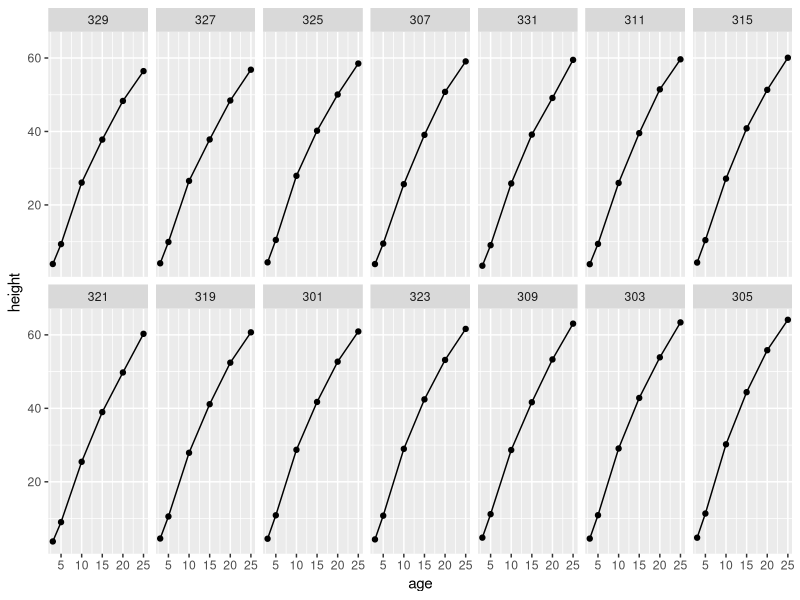
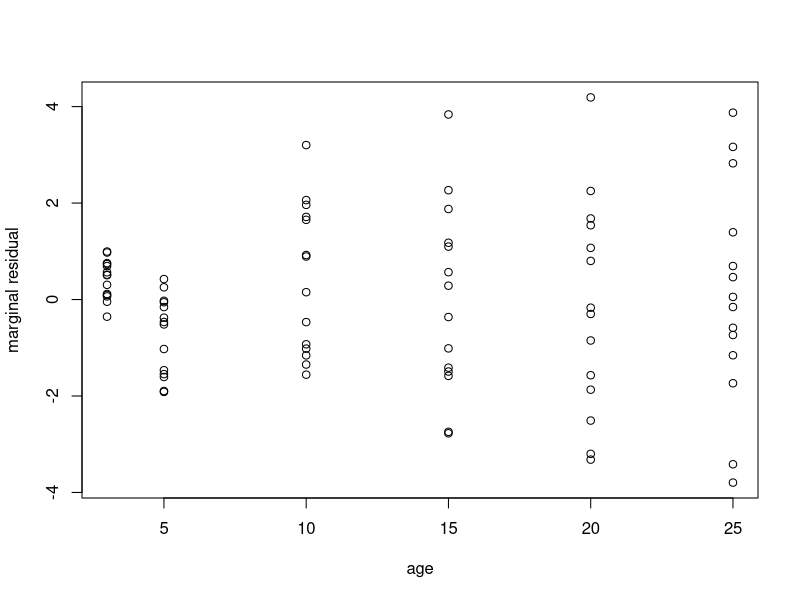
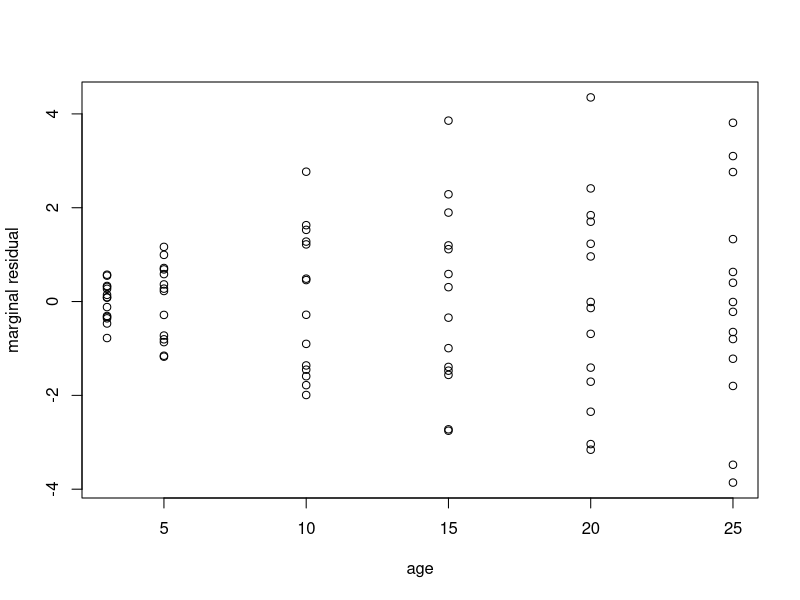
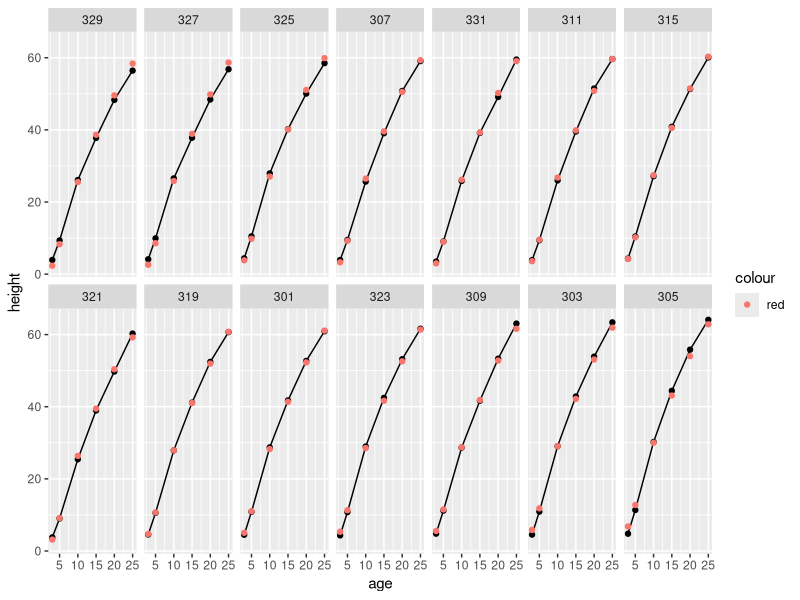
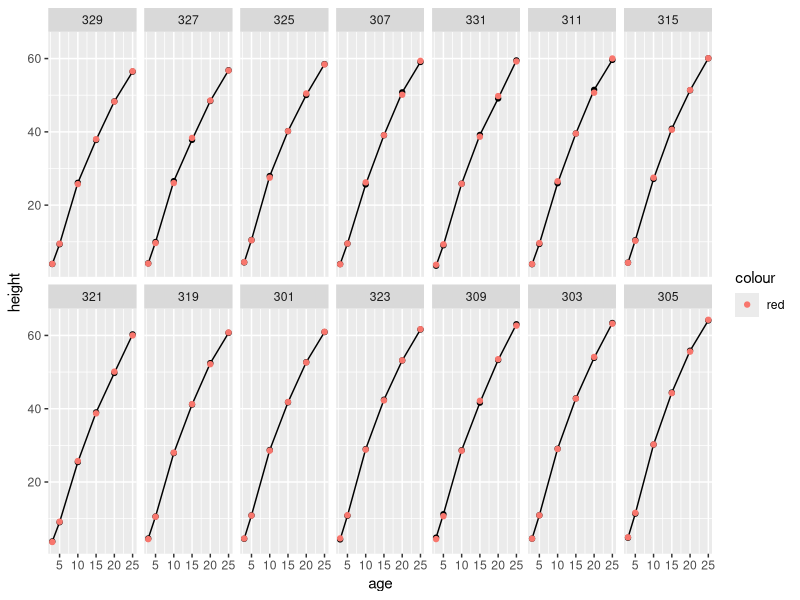
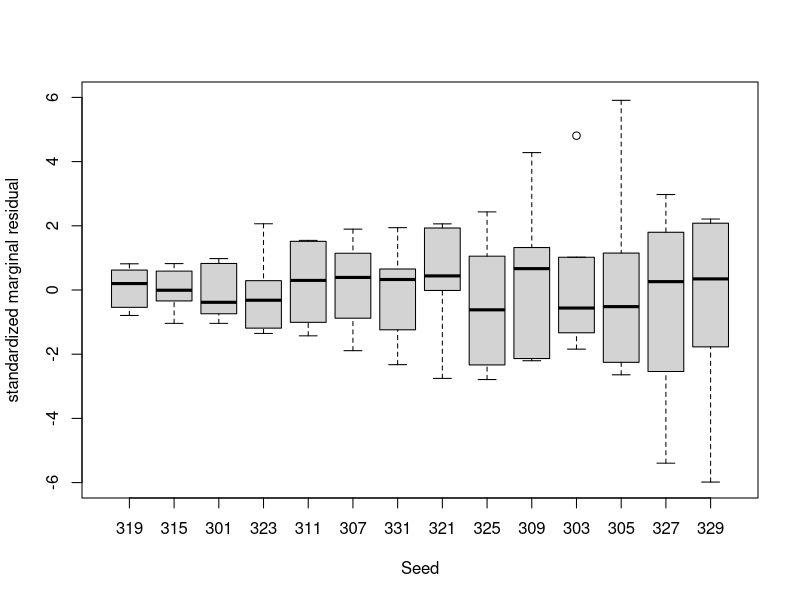
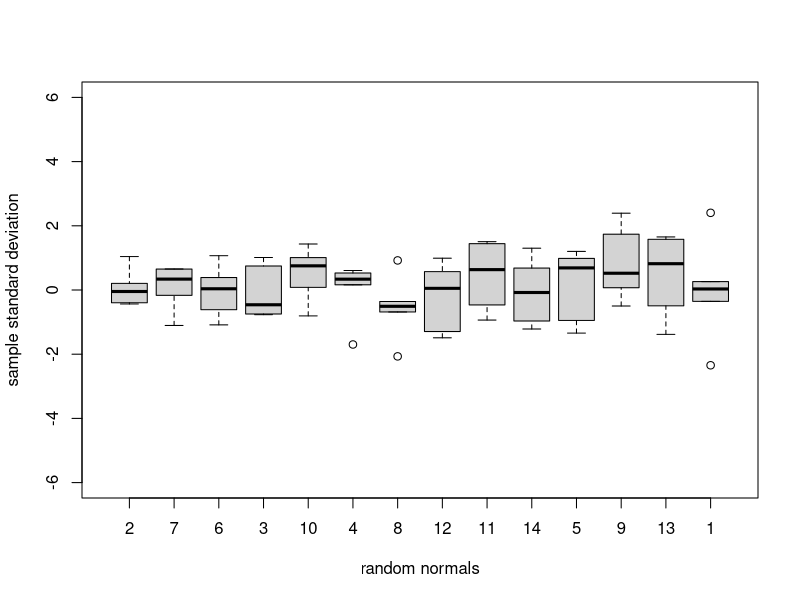
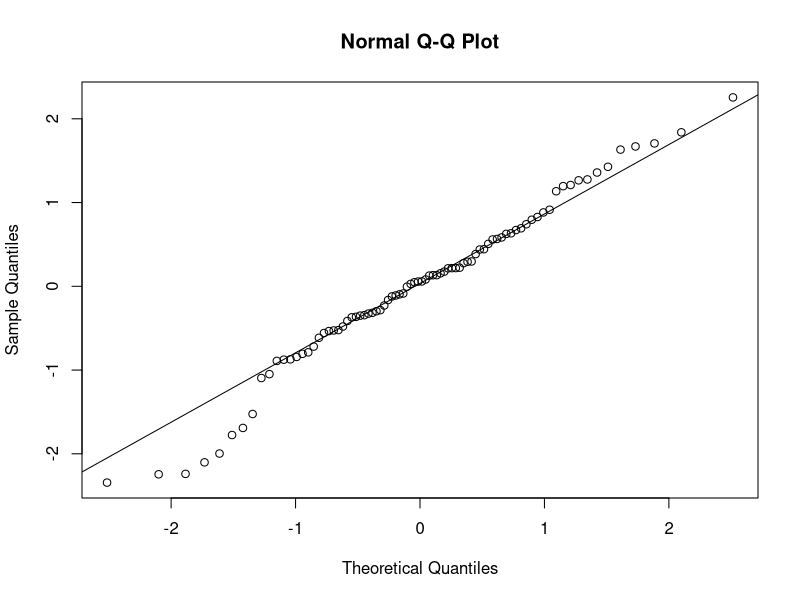

These figures' R source, in order:
## ---- chunk 1
library(nlme)

# aggregated model
Mach.agg <- aggregate(score~Machine*Worker, data = Machines, FUN=mean)

m2 <- lm(score~Machine+Worker, data = Mach.agg)

anova(m2)

# full model with interaction
m0 <- lm(score~Machine*Worker, data = Machines)

anova(m0)

(142.18*3/10)/(33.29/36)
1-pf((142.18*3/10)/(33.29/36), 10, 36)

# additive model (no interaction)
m1 <- lm(score~Machine+Worker, data = Machines)

anova(m1)

anova(m1,m0)



## ---- chunk 2
library(nlme)
library(ggplot2)
head(Loblolly)
ggplot(data = Loblolly) + 
  geom_line(mapping = aes(x = age, y = height)) + 
  geom_point(mapping = aes(x = age, y = height)) + 
  facet_wrap(~ Seed, nrow = 2)
## ---- chunk 3
lmc <- lmeControl(niterEM=1000,msMaxIter=1000,msMaxEval=1000)

model1 <- lme(height ~ poly(age,3), data = Loblolly,
random = list(Seed = ~ poly(age,3)),
correlation = corAR1(form = ~ age|Seed), control = lmc)

summary(model1)
## ---- chunk 4
bdiag_m <- function(lmat) {
    ## Copyright (C) 2016 Martin Maechler, ETH Zurich
    if(!length(lmat)) return(new("dgCMatrix"))
    stopifnot(is.list(lmat), is.matrix(lmat[[1]]),
              (k <- (d <- dim(lmat[[1]]))[1]) == d[2], # k x k
              all(vapply(lmat, dim, integer(2)) == k)) # all of them
    N <- length(lmat)
    if(N * k > .Machine$integer.max)
        stop("resulting matrix too large; would be  M x M, with M=", N*k)
    M <- as.integer(N * k)
    ## result: an   M x M  matrix
    new("dgCMatrix", Dim = c(M,M),
        ## 'i :' maybe there's a faster way (w/o matrix indexing), but elegant?
        i = as.vector(matrix(0L:(M-1L), nrow=k)[, rep(seq_len(N), each=k)]),
        p = k * 0L:M,
        x = as.double(unlist(lmat, recursive=FALSE, use.names=FALSE)))
}
## ---- chunk 5
library(lme4)
model2lmer <- lmer(height ~ poly(age,3) + (poly(age,3) | Seed), data = Loblolly, control = lmerControl(optimizer="Nelder_Mead", optCtrl = list(maxfun = 100000), check.conv.grad = .makeCC("warning", tol = 0.71, relTol = NULL)))
Z <- model.matrix(model2lmer, type = 'random')
psi_i <- getVarCov(model1)
psi <- bdiag_m(list(psi_i,psi_i,psi_i,psi_i,psi_i,psi_i,psi_i,psi_i,psi_i,psi_i,psi_i,psi_i,psi_i,psi_i))
inv_psi <- solve(psi)
phi <- coef(model1$modelStruct$corStruct, unconstrained = FALSE)
L <- (summary(model1)$sigma^2)*diag(nrow(Loblolly))
for(i in 1:nrow(L)){
  for(j in nrow(L)){
    if(j==(i+1)||j==(i-1)){
      L[i,j] <- phi
    }
  }
}
invL <- solve(L)
A <- inv_psi+t(Z)%*%invL%*%Z
invA <- solve(A)
P<-invL-invL%*%Z%*%invA%*%t(Z)%*%invL
X <- model.matrix(model2lmer, type = 'fixed')
cov.beta.hat <- solve(t(X)%*%P%*%X)
Y <- Loblolly$height
beta.hat <- cov.beta.hat%*%t(X)%*%P%*%Y
beta.hat
cov.beta.hat
beta.hat / sqrt(diag(cov.beta.hat)) # t-values
1-pchisq(as.numeric((beta.hat / sqrt(diag(cov.beta.hat)))^2), 1) # rough p-values
1-pf(as.numeric((beta.hat / sqrt(diag(cov.beta.hat)))^2), 1, nrow(Loblolly)-4)
## ---- chunk 6
model2 <- lme(height ~ poly(age,3), data = Loblolly,
random = list(Seed = ~ poly(age,3)),
correlation = NULL, control = lmc)

summary(model2)
## ---- chunk 7
library(lme4)
model2lmer <- lmer(height ~ poly(age,3) + (poly(age,3) | Seed), data = Loblolly, control = lmerControl(optimizer="Nelder_Mead", optCtrl = list(maxfun = 100000), check.conv.grad = .makeCC("warning", tol = 0.71, relTol = NULL)))
summary(model2lmer)
## ---- chunk 8
marginal.resids <- Loblolly$height - model.matrix(model2lmer, type = 'fixed')%*%fixef(model2lmer)
plot(Loblolly$age, marginal.resids, xlab = 'age', ylab = 'marginal residual')
## ---- chunk 9
library(lme4)
model3lmer <- lmer(height ~ poly(age,5) + (1 | Seed), data = Loblolly, control = lmerControl(optimizer="Nelder_Mead", optCtrl = list(maxfun = 100000), check.conv.grad = .makeCC("warning", tol = 0.71, relTol = NULL)))
marginal.resids3 <- Loblolly$height - model.matrix(model3lmer, type = 'fixed')%*%fixef(model3lmer)
plot(Loblolly$age, marginal.resids3, xlab = 'age', ylab = 'marginal residual')
## ---- chunk 10
Loblolly$fitted3 <- fitted(model3lmer)

ggplot(data = Loblolly) + 
  geom_line(mapping = aes(x = age, y = height)) + 
  geom_point(mapping = aes(x = age, y = height)) + 
  geom_point(mapping = aes(x = age, y = fitted3, color = 'red')) +
  facet_wrap(~ Seed, nrow = 2)
## ---- chunk 11
model4lmer <- lmer(height ~ poly(age,5) + (poly(age,2) | Seed), data = Loblolly)
marginal.resids4 <- Loblolly$height - model.matrix(model4lmer, type = 'fixed')%*%fixef(model4lmer)
Loblolly$fitted4 <- fitted(model4lmer)
ggplot(data = Loblolly) + 
  geom_line(mapping = aes(x = age, y = height)) + 
  geom_point(mapping = aes(x = age, y = height)) + 
  geom_point(mapping = aes(x = age, y = fitted4, color = 'red')) +
  facet_wrap(~ Seed, nrow = 2)
## ---- chunk 12
Z <- model.matrix(model4lmer, type = 'random')
dim_cov <- dim(attr(VarCorr(model4lmer)[1]$Seed, 'correlation'))[1]
psi_i <- as.matrix(VarCorr(model4lmer)[1]$Seed[1:dim_cov,1:dim_cov])
psi <- bdiag_m(list(psi_i,psi_i,psi_i,psi_i,psi_i,psi_i,psi_i,psi_i,psi_i,psi_i,psi_i,psi_i,psi_i,psi_i))
inv_psi <- solve(psi)
L <- (summary(model4lmer)$sigma^2)*diag(nrow(Loblolly))
invL <- solve(L)
A <- inv_psi+t(Z)%*%invL%*%Z
invA <- solve(A)
P<-invL-invL%*%Z%*%invA%*%t(Z)%*%invL
X <- as.matrix(model.matrix(model4lmer, type = 'fixed'))
cov.beta.hat <- solve(t(X)%*%P%*%X)
Sigma_e <- P-X%*%cov.beta.hat%*%t(X)
Y <- Loblolly$height
beta.hat <- cov.beta.hat%*%t(X)%*%P%*%Y
Pi <- as.matrix(P)[1:6,1:6]
cholPi <- t(solve(chol(solve(Pi))))
standardized_resids <- rep(NA,84)
seed=1
cov.check <- 0
for(i in 1:14){
  standardized_resids[(seed-1)*6+(1:6)] <- t(cholPi)%*%marginal.resids4[(seed-1)*6+(1:6)]
  cov.check <- cov.check + sum((diag(6)-standardized_resids[(seed-1)*6+(1:6)]%*%t(standardized_resids[(seed-1)*6+(1:6)]))^2)
  seed <- seed + 1
}

Loblolly$standardized_resids <- standardized_resids
## ---- chunk 13
library(tidyverse)
Loblolly<-Loblolly %>% 
  group_by(Seed) %>% 
  mutate(sd_stan_resids = sd(standardized_resids)) %>% 
  arrange(sd_stan_resids) %>%
  ungroup()

Loblolly$Seed <- factor(Loblolly$Seed, ordered = FALSE, levels = unique(Loblolly$Seed))

plot(Loblolly$Seed, Loblolly$standardized_resids, xlab = 'Seed', ylab = 'standardized marginal residual', ylim = c(-6,6))

fakedata <- cbind(rnorm(84), c(rep(1,6),rep(2,6),rep(3,6),rep(4,6),
                                rep(5,6),rep(6,6),rep(7,6),rep(8,6),
                                rep(9,6),rep(10,6),rep(11,6),rep(12,6),
                                rep(13,6),rep(14,6)))

fakedata <- data.frame(fakedata)

fakedata<-fakedata %>% 
  group_by(X2) %>% 
  mutate(sd_X1 = sd(X1)) %>% 
  arrange(sd_X1) %>%
  ungroup()

fakedata$X2 <- factor(fakedata$X2, ordered = FALSE, levels = unique(fakedata$X2))

plot(fakedata$X2, fakedata$X1, xlab = 'random normals', ylab = 'sample standard deviation', ylim = c(-6,6))
## ---- chunk 14
model4lmer <- lmer(height ~ poly(age,5) + (poly(age,2) | Seed), data = Loblolly)
B <- (diag(nrow(Loblolly)) - Z%*%invA%*%t(Z)%*%invL)
P2 <- B%*%solve(P)%*%t(B)
cholP2 <- t(solve(chol(P2)))
standardized_conditional_residuals <- cholP2%*%(Loblolly$height - fitted(model4lmer))
qqnorm(standardized_conditional_residuals)
qqline(standardized_conditional_residuals)
shapiro.test(as.numeric(standardized_conditional_residuals))

Loblolly$standardized_conditional_residuals <- as.numeric(standardized_conditional_residuals)
boxplot(standardized_conditional_residuals~Seed, data = Loblolly,xlab = 'Seed', ylab = 'standardized conditional residual', ylim = c(-3,3))

boxplot(standardized_conditional_residuals~age, data = Loblolly)
## ---- chunk 15
anova(model1, model2)

model2ml <- lme(height ~ poly(age,3), data = Loblolly,
random = list(Seed = ~ poly(age,2)),
correlation = NULL, control = lmc, method = 'ML')
summary(model2ml)

model1ml <- lme(height ~ poly(age,3), data = Loblolly,
random = list(Seed = ~ poly(age,2)),
correlation = corAR1(form = ~ age|Seed), control = lmc, method = 'ML')

summary(model1ml)
anova(model1ml, model2ml)
## ---- chunk 16
summary(model2lmer)

library(lmerTest)
X5 <- poly(Loblolly$age,5)
Loblolly_poly <- Loblolly
Loblolly_poly$linear <- X5[,1]
Loblolly_poly$quadratic <- X5[,2]
Loblolly_poly$cubic <- X5[,3]
Loblolly_poly$quartic <- X5[,4]
Loblolly_poly$quintic <- X5[,5]
model2lmer_quartic <- lmer(height ~ linear+quadratic+cubic+quartic + (linear+quadratic | Seed), data = Loblolly_poly)
summary(model2lmer_quartic)
model2lmer_quintic <- lmer(height ~ linear+quadratic+cubic+quartic+quintic + (linear+quadratic | Seed), data = Loblolly_poly)
summary(model2lmer_quintic)

anova(model2lmer_quartic, type = 'III', ddf = 'Ken')

anova(model2lmer_quintic, type = 'III', ddf = 'Ken')

anova(model2lmer_quartic, model2lmer_quintic)
## ---- chunk 17
fun <- function(model) summary(model)$coefficients[,1]
booted <- bootMer(model2lmer_quintic, fun, 100, type = 'parametric')

library(boot)
boot.ci(booted, conf = 0.95, type = 'basic', index = 1)
boot.ci(booted, conf = 0.95, type = 'basic', index = 2)
boot.ci(booted, conf = 0.95, type = 'basic', index = 3)
boot.ci(booted, conf = 0.95, type = 'basic', index = 4)
boot.ci(booted, conf = 0.95, type = 'basic', index = 5)
